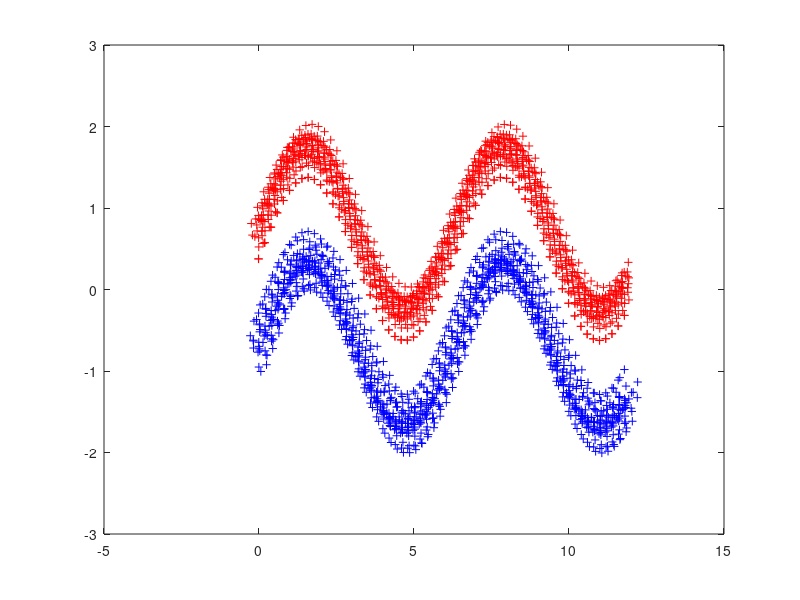

Recreate this plot in MATLAB.
function [x_sam, y_sam] = Sine_Sampling()

pot = 0:0.2:4*pi;
dist = 0.7;
sigma = [0.03, 0; 0, 0.03];
x_beforer = [];
y_beforer = [];
n_rndpoint = 20;

for i = pot
    rng default
    mu_pos = [i, sin(i) + dist];
    r_pos = mvnrnd(mu_pos, sigma, n_rndpoint);
    x_beforer = [x_beforer; r_pos];
    y_beforer = [y_beforer; ones(n_rndpoint, 1)];
    
    mu_neg = [i, sin(i) - dist];
    r_neg = mvnrnd(mu_neg, sigma, n_rndpoint);
    x_beforer = [x_beforer; r_neg];
    y_beforer = [y_beforer; zeros(n_rndpoint, 1)];
end

% pick 1:2400 part from x_beforer
x_beforer = x_beforer(1:2400, :);
y_beforer = y_beforer(1:2400);

% rand perm
x_sam = zeros(size(x_beforer));
y_sam = zeros(size(y_beforer));
id_rand = randperm(size(x_sam, 1));
for i = 1:size(x_beforer, 1)
    x_sam(i, :) = x_beforer(id_rand(i), :);
    y_sam(i) = y_beforer(id_rand(i));
end

pos = (y_sam == 1);
neg = ~pos;
figure;
plot(x_sam(pos, 1), x_sam(pos, 2), 'r+', x_sam(neg, 1), x_sam(neg, 2), 'b+');








